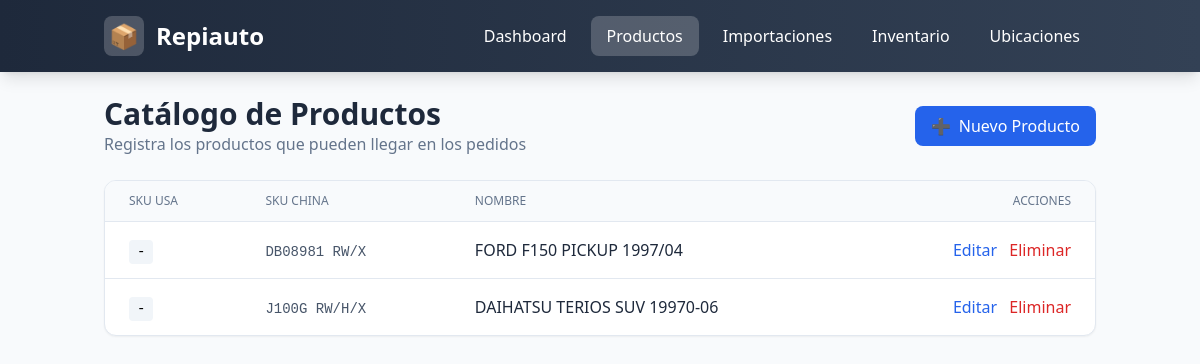
Page /products on the committed database.
### main.py (models this page shows)
class Base(DeclarativeBase):
    pass

class ProductCatalog(Base):
    __tablename__ = "product_catalog"
    id: Mapped[int] = mapped_column(Integer, primary_key=True)
    sku_usa: Mapped[str] = mapped_column(String(50), index=True)
    sku_china: Mapped[Optional[str]] = mapped_column(String(50), index=True, nullable=True)
    name: Mapped[str] = mapped_column(String(200))
    created_at: Mapped[datetime] = mapped_column(DateTime, default=datetime.utcnow)
    box_items = relationship("BoxItem", back_populates="product")

### main.py (the view)
@app.get("/products", response_class=HTMLResponse)
async def products(request: Request):
    try:
        db = SessionLocal()
        try:
            prods = db.query(ProductCatalog).order_by(ProductCatalog.created_at.desc()).all()
        finally:
            db.close()
    except Exception as e:
        logger.error(f"Products error: {e}")
        return templates.TemplateResponse("error.html", {"request": request, "title": "Error", "message": "No se pudieron cargar los productos."})
    return templates.TemplateResponse("products.html", {"request": request, "products": prods})

### templates/products.html (shortened to what this page needs)
{% extends "base.html" %}
{% block content %}
<div class="flex justify-between items-center mb-6">
    <div>
        <h2 class="text-3xl font-bold text-slate-800">Catálogo de Productos</h2>
        <p class="text-slate-500">Registra los productos que pueden llegar en los pedidos</p>
    </div>
    <button onclick="openModal('Nuevo Producto', `<form method='post' action='/products' class='space-y-4'>
        <div>
            <label class='block text-sm font-medium text-slate-700 mb-1'>SKU USA</label>
            <input type='text' name='sku_usa' class='w-full px-3 py-2 border border-slate-300 rounded-lg'>
            <p class='text-xs text-slate-500 mt-1'>Al menos uno de los dos SKUs es requerido</p>
        </div>
        <div>
            <label class='block text-sm font-medium text-slate-700 mb-1'>SKU China</label>
            <input type='text' name='sku_china' class='w-full px-3 py-2 border border-slate-300 rounded-lg'>
        </div>
        <div>
            <label class='block text-sm font-medium text-slate-700 mb-1'>Nombre *</label>
            <input type='text' name='name' required class='w-full px-3 py-2 border border-slate-300 rounded-lg'>
        </div>
        <div class='flex justify-end gap-2'>
            <button type='button' onclick='closeModal()' class='px-4 py-2 text-slate-600 hover:bg-slate-100 rounded-lg'>Cancelar</button>
            <button type='submit' class='px-4 py-2 bg-blue-600 text-white rounded-lg hover:bg-blue-700'>Guardar</button>
        </div>
    </form>`)" class="px-4 py-2 bg-blue-600 text-white rounded-lg hover:bg-blue-700 flex items-center gap-2">
    <span>➕</span> Nuevo Producto
</button>
</div>
<div class="bg-white rounded-xl shadow-sm border border-slate-200 overflow-hidden">
    <table class="min-w-full divide-y divide-slate-200">
        <thead class="bg-slate-50">
            <tr>
                <th class="px-6 py-3 text-left text-xs font-medium text-slate-500 uppercase">SKU USA</th>
                <th class="px-6 py-3 text-left text-xs font-medium text-slate-500 uppercase">SKU China</th>
                <th class="px-6 py-3 text-left text-xs font-medium text-slate-500 uppercase">Nombre</th>
                <th class="px-6 py-3 text-right text-xs font-medium text-slate-500 uppercase">Acciones</th>
            </tr>
        </thead>
        <tbody class="divide-y divide-slate-200">
            {% for product in products %}
            <tr class="hover:bg-slate-50">
                <td class="px-6 py-4">
                    <code class="text-sm bg-slate-100 px-2 py-1 rounded">{{ product.sku_usa or '-' }}</code>
                </td>
                <td class="px-6 py-4 text-slate-600">
                    {% if product.sku_china %}<code class="text-sm">{{ product.sku_china }}</code>{% else %}-{% endif %}
                </td>
                <td class="px-6 py-4 font-medium text-slate-800">{{ product.name }}</td>
                <td class="px-6 py-4 text-right space-x-2">
                    <button onclick="editProduct({{ product.id }}, '{{ product.sku_usa|default('') }}', '{{ product.sku_china|default('') }}', '{{ product.name }}')" class="text-blue-600 hover:text-blue-700">Editar</button>
                    <button onclick="deleteProduct({{ product.id }})" class="text-red-600 hover:text-red-700">Eliminar</button>
                </td>
            </tr>
            {% endfor %}
        </tbody>
    </table>
</div>
{% endblock %}

### rows in the picture
ProductCatalog: sku_usa "-", sku_china "DB08981 RW/X", name "FORD F150 PICKUP 1997/04"
ProductCatalog: sku_usa "-", sku_china "J100G RW/H/X", name "DAIHATSU TERIOS SUV 19970-06"
